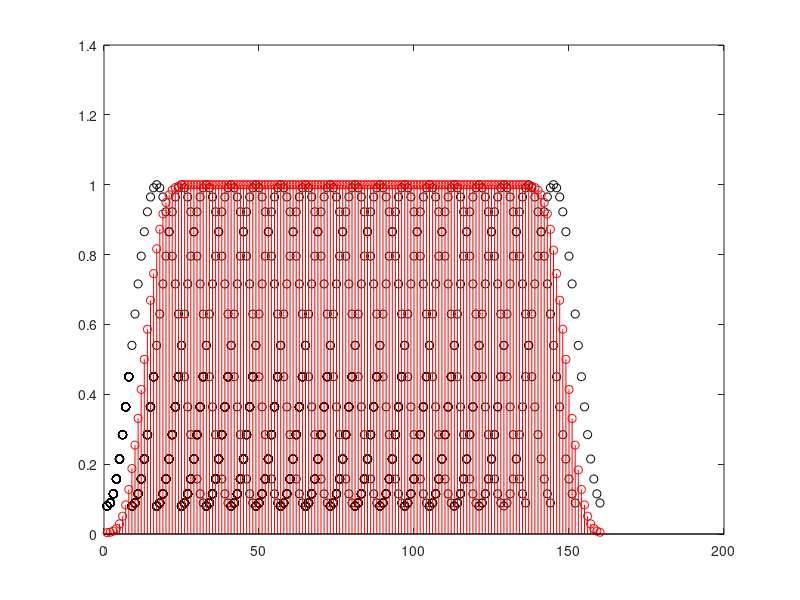

Recreate this plot in MATLAB.
clear, clc, close all

wlen = 32;                         % window length (recomended to be power of 2)
h = wlen/4;                        % hop size (recomended to be power of 2)
k = 5*wlen;                        % overlap-add span
win = hamming(wlen, 'periodic');   % window
s = zeros(k, 1);

for k = 0:h:k-wlen
    indx = k+1:k+wlen;             % current window location
    s(indx) = s(indx) + win.^2;    % window overlap-add
    winp(indx) = win;              % for plot only
    plot(winp,'ok');               % plot just this window
    hold on
end

W0 = sum(win.^2);                  % find W0
s = h*s/W0;                        % scale the window overlap-add
stem(s, 'r');                      % plot window overlap-add